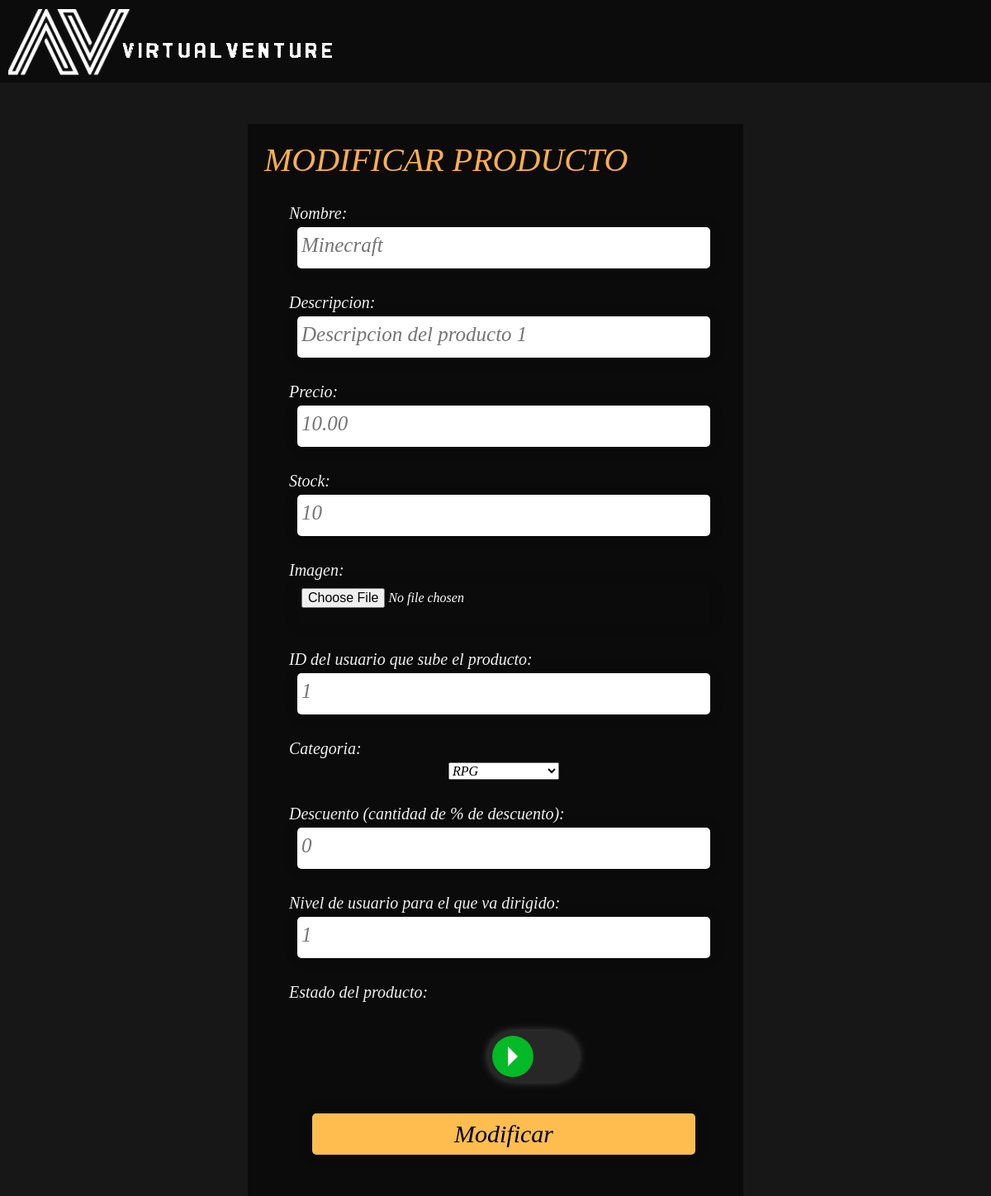
Screenshot of /ModificarProducto.php?id=1 (signed in) with the database file from the repository.
### tables this page shows
CREATE TABLE IF NOT EXISTS `producto` (
  `id` integer AUTO_INCREMENT PRIMARY KEY,
  `nombre` varchar(255),
  `descripcion` text,
  `precio` double,
  `stock` integer,
  `imagen` varchar(255),
  `valoracion` integer,
  `user_id` integer,
  `descuento` integer,
  `nivel` integer,
  `fecha` timestamp,
  `estado` integer
);

### src/Categoria.php (called while the page is built, shortened)
<?php
class Categoria{
    public static function getAllCategorias()
    {
        $result = [];
        $conn = BD::getInstance()->getConexionBd();
        $query = "SELECT * FROM categoria";
        $rs = $conn->query($query);
        if ($rs) {
            while ($fila = $rs->fetch_assoc()) {
                $result[] = new Categoria($fila['id'], $fila['nombre'], $fila['descripcion']);
            }
        } else {
            error_log("Error BD ({$conn->errno}): {$conn->error}");
        }
        return $result;
    }
    private $id;
    private $nombre;
    public function __construct($id, $nombre, $descripcion){
        $this->id = $id;
        $this->nombre = $nombre;
    }
    public function getId(){
        return $this->id;
    }
    public function getNombre(){
        return $this->nombre;
    }
}

### ModificarProducto.php (called while the page is built, shortened)
<?php
$noticia = Producto::getProduct($_GET['id'] ?? 0);
$form = new FormularioModificarProducto($noticia);
$htmlFormLogin = $form->gestiona();
require 'plantilla.php';

### src/MagicProperties.php (called while the page is built, shortened)
<?php
trait MagicProperties
{
    public function __get($property)
    {
        $methodName = 'get' . ucfirst($property);
        if (method_exists($this, $methodName)) {
            return $this->$methodName();
        } else {
            throw new \Exception("La propiedad '$property' no está definida");
        }
    }
}

### src/Producto.php (called while the page is built, shortened)
<?php
class Producto{
    public static function getProduct($id)
    {
        $conn = BD::getInstance()->getConexionBd();
        $query = sprintf("SELECT * FROM producto P WHERE P.id=%d", $conn->real_escape_string($id));
        $rs = $conn->query($query);
        $result = false;
        if ($rs) {
            $fila = $rs->fetch_assoc();
            if ($fila) {
                $result = new Producto($fila['id'], $fila['nombre'], $fila['descripcion'], $fila['precio'], $fila['stock'], $fila['imagen'], $fila['valoracion'], $fila['user_id'], $fila['descuento'], $fila['nivel'], $fila['fecha'], $fila['estado']);
            }
        } else {
            error_log("Error BD ({$conn->errno}): {$conn->error}");
        }
        return $result;
    }
    private $nombre;
    private $descripcion;
    private $precio;
    private $stock;
    private $user_id;
    private $descuento;
    private $nivel;
    public function __construct($id, $nombre, $descripcion, $precio, $stock, $imagen, $valoracion, $user_id, $descuento, $nivel, $fecha, $estado){
        $this->nombre = $nombre;
        $this->descripcion = $descripcion;
        $this->precio = $precio;
        $this->stock = $stock;
        $this->user_id = $user_id;
        $this->descuento = $descuento;
        $this->nivel = $nivel;
    }
    public function getNombre(){
        return $this->nombre;
    }
    public function getDescripcion(){
        return $this->descripcion;
    }
    public function getPrecio(){
        $rs = $this->precio;
        if((!isset($_SESSION['nivel']) && $this->nivel == 0) || (isset($_SESSION['nivel']) && $_SESSION['nivel'] >= $this->nivel)){
            $rs = $rs - $rs*($this->descuento/100);
        }
        return number_format($rs, 2);
    }
    public function getstock(){
        return $this->stock;
    }
    public function getDescuento(){
        $rs = 0;
        if((!isset($_SESSION['nivel']) && $this->nivel == 0) || (isset($_SESSION['nivel']) && $_SESSION['nivel'] >= $this->nivel)){
            $rs = $this->descuento;
        }
        return $rs;
    }
    public function getNivel(){
        return $this->nivel;
    }
    public function getUser_id(){
        return $this->user_id;
    }
}

### src/Niveles.php (called while the page is built, shortened)
<?php
class Niveles{
    public static function getMaxLevel()
    {
        $result = false;
        $conn = BD::getInstance()->getConexionBd();
        $query = sprintf("SELECT COUNT(*) FROM niveles");
        $rs = $conn->query($query);
        if ($rs) {
            $fila = $rs->fetch_assoc();
            $result = $fila['COUNT(*)'];
        } else {
            error_log("Error BD ({$conn->errno}): {$conn->error}");
        }
        return $result;
    }
}

### formularios/FormularioModificarProducto.php (the view, shortened to what this page needs)
<?php
class FormularioModificarProducto
{
    private $action;
    private $formId;
    private $producto;
    public function __construct($producto)
    {
        $this->action = htmlspecialchars($_SERVER['REQUEST_URI']);
        $this->formId = "FormularioSubidaProducto";
        $this->producto = $producto;
    }
    public function gestiona()
    {
        $datos = &$_POST;
        $datos['imagen'] = $_FILES['imagen'] ?? false;
        if (!$this->formularioEnviado($datos)) {
            return $this->generaFormulario();
        }
        exit();
    }
    protected function formularioEnviado(&$datos)
    {
        return isset($datos['formId']) && $datos['formId'] == $this->formId;
    }
    protected function generaFormulario(&$datos = array())
    {
        $check = "";
        $options = "";
        foreach (Categoria::getAllCategorias() as $categoria) {
            $options .= "<option value='{$categoria->id}'>{$categoria->nombre}</option>";
        }
        $nivelMax = Niveles::getMaxLevel();
        $html = <<<EOF
        <div class="sesion">
            <h1>MODIFICAR PRODUCTO</h1>
            <form action="{$this->action}" method="post" id="modificarForm" enctype="multipart/form-data">
                <input type="hidden" name="formId" value="{$this->formId}" />
                <label for="nombre">Nombre:</label>
                <input type="text" name="nombre" id="nombre" placeholder="{$this->producto->nombre}">
                <label for="descripcion">Descripcion:</label>
                <input type="text" name="descripcion" id="descripcion" placeholder="{$this->producto->descripcion}">
                <label for="precio">Precio:</label>
                <input type="text" name="precio" id="precio" step="0.01" pattern="\d+(\.\d{1,2})?" placeholder="{$this->producto->precio}">
                <label for="stock">Stock:</label>
                <input type="number" name="stock" id="stock" min='1' placeholder="{$this->producto->stock}">
                <label for="imagen">Imagen:</label>
                <input type="file" accept=".png" name="imagen" id="imagen">
                <label for="userId">ID del usuario que sube el producto:</label>
                <input type="number" name="userId" id="userId" placeholder="{$this->producto->user_Id}">
                <label for="categoria">Categoria:</label>
                <select name="categoria" id="categoria">
                    {$options}
                </select>
                <label for="descuento">Descuento (cantidad de % de descuento):</label>
                <input type="number" name="descuento" id="descuento" placeholder="{$this->producto->descuento}">
                <label for="nivel">Nivel de usuario para el que va dirigido:</label>
                <input type="number" name="nivel" id="nivel" min="1" max="{$nivelMax}" placeholder="{$this->producto->nivel}">
                <label for="toggle">Estado del producto: </label>
                <input name="estado" id="estado" type="hidden" {$check}>
                <div class="toggle-cont">
                    <input class="toggle-input" id="toggle" name="toggle" type="checkbox" value="0" {$check}/>
                    <label class="toggle-label" for="toggle">
                    <div class="cont-label-play">
                        <span class="label-play"></span>
                    </div>
                    </label>
                </div>
                <input type="submit" class="submit" value="Modificar">
            </form>
        </div>
        EOF;
        return $html;
    }
}

### style.css (style rules this page uses)
:root { --color-border: rgb(255 255 255 / 16%); --rad: .7rem; --dur: .3s; --color-dark: #2f2f2f; --color-light: #fff; --color-brand: #8f72b7; --font-fam: fantasy; --height: 3rem; --btn-width: 6rem; --bez: cubic-bezier(0, 0, 0.43, 1.49); }
* { box-sizing: border-box; scrollbar-color: var(--color-brand) transparent; scrollbar-width: 0px; font: oblique 100% fantasy; }
* { -ms-overflow-style: none; }
* { margin: 0; padding: 0; }
body { color: #f1f1f1; background: #171717; overflow-x: hidden; }
.sesion { background-color: #0b0b0b; width: 600px; margin: auto; padding-left: 20px; padding-bottom: 50px; padding-top: 20px; }
.sesion h1 { font-size: 40px; color: #fdaf4a; }
.sesion form { display: flex; flex-wrap: nowrap; justify-content: center; align-items: center; flex-direction: column; }
.sesion form label { margin: 30px auto 5px 30px; font-size: 20px; }
.sesion input { width: 500px; height: 50px; border: none; color: black; border-radius: 5px; padding: 5px; box-shadow: 0 0 15px 4px rgba(0, 0, 0, 0.06); }
.sesion input::placeholder { font-size: 25px; }
.sesion input[type="file"] { color: white; }
.sesion input[type="submit"], .sesion .submit { height: 50px; width: 80%; border: none; border-radius: 5px; margin-top: 30px; padding: 5px 20px; background-color: #ffbd50; color: black; font-size: 30px; cursor: pointer; }
.toggle-cont { width: 100px; height: 50px; border-radius: 9999px; margin-bottom: 50px; }
.toggle-cont .toggle-label { cursor: pointer; position: relative; display: inline-block; padding: 6px; width: 100%; height: 100%; background: #272727; border-radius: 9999px; box-sizing: content-box; box-shadow: 0px 0px 16px -8px #fefefe; }
.toggle-cont .toggle-label .cont-label-play { position: relative; width: 50px; aspect-ratio: 1 / 1; background: #02BA26; border-radius: 9999px; transition: all 0.5s cubic-bezier(1, 0, 0, 1); }
.toggle-cont .toggle-label .label-play { position: absolute; top: 50%; left: 50%; transform: translate(-50%, -50%); display: inline-block; width: 24px; aspect-ratio: 1 / 1; background: #fefefe; border-radius: 4px; clip-path: polygon(25% 0, 75% 50%, 25% 100%, 25% 51%); transition: all 0.5s cubic-bezier(1, 0, 0, 1); }

### rows the page displays
producto: nombre "Minecraft", descripcion "Descripcion del producto 1", precio "10.00", stock "10", userId "1", descuento "0", nivel "1"

### other values shown
form field categoria "RPG"
